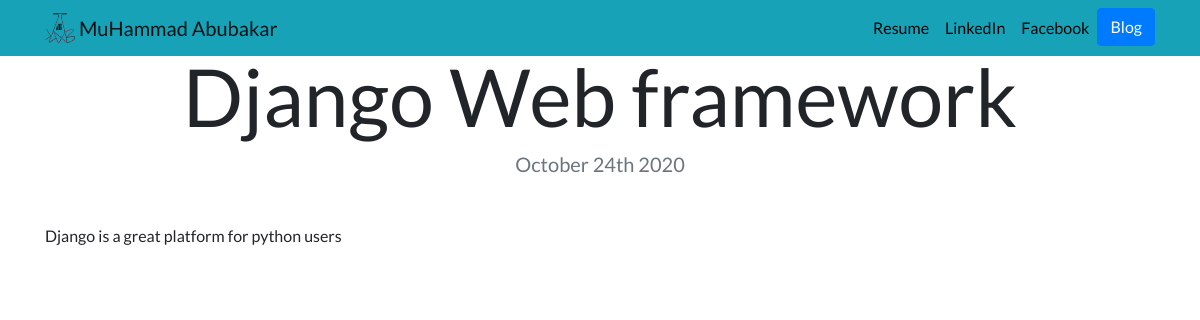
The app's page /blog/2/ with its own data.
### blog/models.py (models this page shows, shortened)
class ProjectBlog(models.Model):
    title = models.CharField(max_length=100)
    date = models.DateField(auto_created=True)
    description = models.CharField(max_length=200)

### blog/views.py (the view)
# urls.py: path('<int:blog_id>/', views.detail, name = 'detail'),
def detail(request,blog_id):
    blog = get_object_or_404(ProjectBlog, pk = blog_id)
    return render(request, 'blog/detail.html',{'blog':blog})

### blog/templates/blog/detail.html
{% extends "portfolio/base.html" %}
{% load static %}
{% block content %}
<h1 class="text-center mt-5" id="blogdetailtitle">{{ blog.title }}</h1>
<h5 class="text-center text-muted mb-5">{{ blog.date|date:'F jS Y' }}</h5>
{{ blog.description|safe }}
{% endblock %}

### portfolio/static/portfolio/custom.css (style rules this page uses)
body { font-family: 'Lato', sans-serif; }
@media (min-width: 992px) { #blogdetailtitle { font-size: 5rem; } }

### records on screen
ProjectBlog: title "Django Web framework", date "October 24th 2020", description "Django is a great platform for python users"
